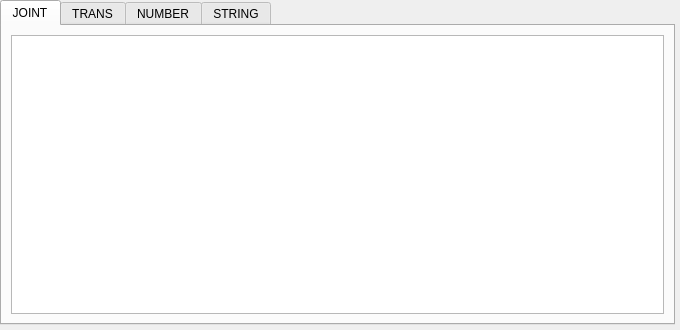
<?xml version="1.0" encoding="UTF-8"?>
<ui version="4.0">
 <class>FormData</class>
 <widget class="QWidget" name="FormData">
  <property name="geometry">
   <rect>
    <x>0</x>
    <y>0</y>
    <width>680</width>
    <height>330</height>
   </rect>
  </property>
  <property name="windowTitle">
   <string>Form</string>
  </property>
  <widget class="QTabWidget" name="tabWidget">
   <property name="geometry">
    <rect>
     <x>0</x>
     <y>0</y>
     <width>675</width>
     <height>325</height>
    </rect>
   </property>
   <property name="currentIndex">
    <number>0</number>
   </property>
   <widget class="QWidget" name="tabJoint">
    <attribute name="title">
     <string>JOINT</string>
    </attribute>
    <layout class="QGridLayout" name="gridLayout_2">
     <item row="0" column="0">
      <widget class="QTableWidget" name="tblJoint"/>
     </item>
    </layout>
   </widget>
   <widget class="QWidget" name="tabTrans">
    <attribute name="title">
     <string>TRANS</string>
    </attribute>
    <layout class="QGridLayout" name="gridLayout_3">
     <item row="0" column="0">
      <widget class="QTableWidget" name="tblTrans"/>
     </item>
    </layout>
   </widget>
   <widget class="QWidget" name="tabNumber">
    <attribute name="title">
     <string>NUMBER</string>
    </attribute>
    <layout class="QGridLayout" name="gridLayout_4">
     <item row="0" column="0">
      <widget class="QTableWidget" name="tblNumber"/>
     </item>
     <item row="0" column="2">
      <widget class="QPushButton" name="btnEdit">
       <property name="text">
        <string>Edit</string>
       </property>
      </widget>
     </item>
    </layout>
   </widget>
   <widget class="QWidget" name="tabString">
    <attribute name="title">
     <string>STRING</string>
    </attribute>
    <layout class="QGridLayout" name="gridLayout_5">
     <item row="0" column="0">
      <widget class="QTableWidget" name="tblString"/>
     </item>
    </layout>
   </widget>
  </widget>
 </widget>
 <resources/>
 <connections/>
</ui>
